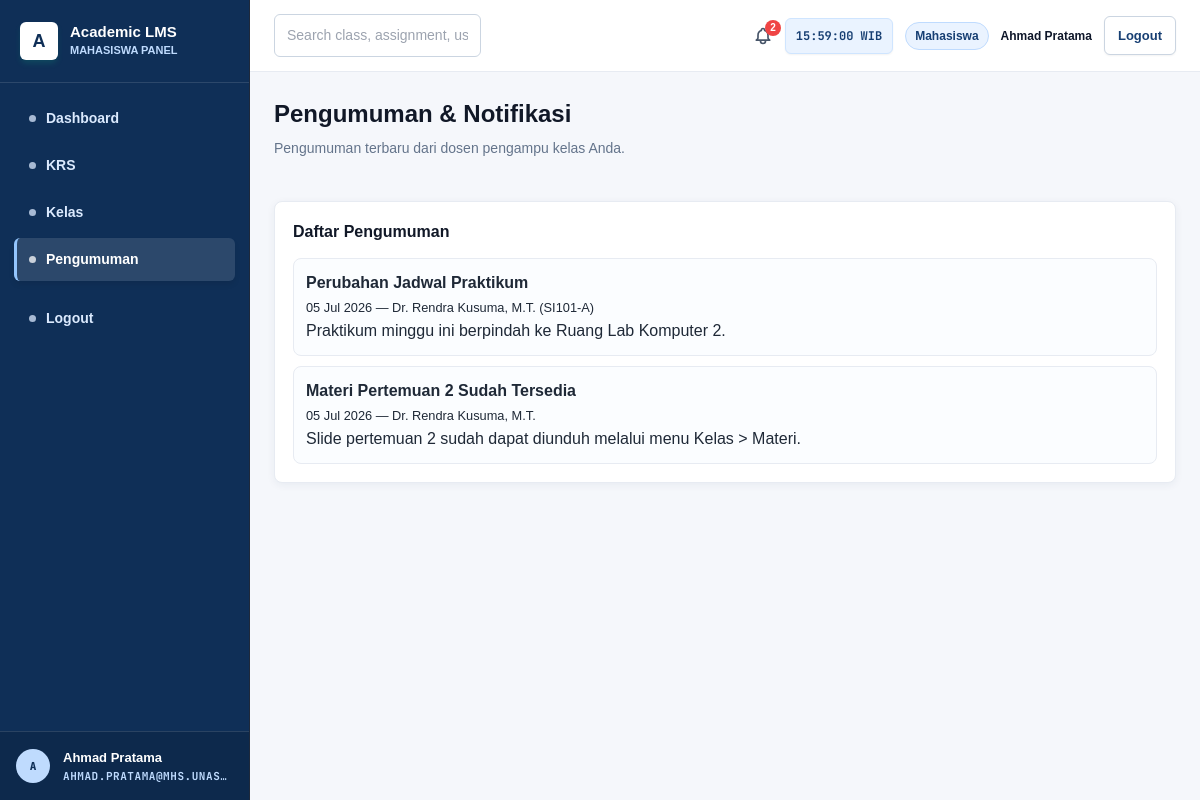
/mahasiswa/pengumuman.php (signed in), run on the app's committed database.
### tables this page shows
CREATE TABLE IF NOT EXISTS pengumuman (
  id INT AUTO_INCREMENT PRIMARY KEY,
  dosen_id INT NOT NULL,
  kelas_id INT DEFAULT NULL,
  judul VARCHAR(255) NOT NULL,
  isi TEXT NOT NULL,
  tanggal DATE NOT NULL,
  created_at TIMESTAMP DEFAULT CURRENT_TIMESTAMP,
  FOREIGN KEY (dosen_id) REFERENCES dosen(id) ON DELETE CASCADE,
  FOREIGN KEY (kelas_id) REFERENCES kelas(id) ON DELETE CASCADE
);

CREATE TABLE IF NOT EXISTS kelas (
  id INT AUTO_INCREMENT PRIMARY KEY,
  matakuliah_id INT NOT NULL,
  dosen_id INT,
  kode_kelas VARCHAR(50) NOT NULL UNIQUE,
  semester INT NOT NULL,
  tahun_akademik VARCHAR(20) DEFAULT '2025/2026',
  hari VARCHAR(20) NOT NULL,
  jam_mulai TIME NOT NULL,
  jam_selesai TIME NOT NULL,
  ruangan VARCHAR(100) NOT NULL,
  kapasitas INT NOT NULL DEFAULT 40,
  jumlah_mahasiswa INT DEFAULT 0,
  FOREIGN KEY (matakuliah_id) REFERENCES matakuliah(id) ON DELETE CASCADE,
  FOREIGN KEY (dosen_id) REFERENCES dosen(id) ON DELETE SET NULL
);

### mahasiswa/pengumuman.php (the view, shortened to what this page needs)
<?php
require_once __DIR__ . '/../auth/check_auth.php';
$mhs_id = $_SESSION['mahasiswa_id'] ?? 0;
$stmtList = $pdo->prepare("
    SELECT DISTINCT p.*, u.nama_lengkap AS nama_dosen, k.kode_kelas
    FROM pengumuman p
    JOIN dosen d ON p.dosen_id = d.id
    JOIN users u ON d.user_id = u.id
    LEFT JOIN kelas k ON p.kelas_id = k.id
    WHERE (p.kelas_id IN (SELECT kelas_id FROM krs WHERE mahasiswa_id = :mhs1))
       OR (p.kelas_id IS NULL AND p.dosen_id IN (
              SELECT kls.dosen_id FROM krs
              JOIN kelas kls ON krs.kelas_id = kls.id
              WHERE krs.mahasiswa_id = :mhs2 AND kls.dosen_id IS NOT NULL))
    ORDER BY p.created_at DESC
    LIMIT 50
");
$stmtList->execute(['mhs1' => $mhs_id, 'mhs2' => $mhs_id]);
$announcements = $stmtList->fetchAll();
?>
<!DOCTYPE html>
<html lang="id">
<head>
    <script src="https://cdn.tailwindcss.com"></script>
    <link rel="stylesheet" href="../assets/css/app.css">
</head>
<body class="bg-slate-50">
<?php include __DIR__ . '/../components/sidebar.php'; ?>
<div class="main-content">
    <?php include __DIR__ . '/../components/header.php'; ?>
    <main class="page-container">
        <div class="page-header">
            <div>
                <h1 class="page-title">Pengumuman & Notifikasi</h1>
                <p class="page-subtitle">Pengumuman terbaru dari dosen pengampu kelas Anda.</p>
            </div>
        </div>
        <div class="card">
            <h3 class="card-title">Daftar Pengumuman</h3>
            <div class="mini-list">
                <?php if (empty($announcements)): ?>
                    <div class="text-center py-8 text-slate-400 font-mono text-xs">Belum ada pengumuman dari dosen Anda.</div>
                <?php else: ?>
                    <?php foreach($announcements as $a): ?>
                        <div class="mini-item">
                            <b><?= htmlspecialchars($a['judul']) ?></b>
                            <br><small><?= date('d M Y', strtotime($a['tanggal'])) ?> — <?= htmlspecialchars($a['nama_dosen']) ?><?= $a['kode_kelas'] ? ' (' . htmlspecialchars($a['kode_kelas']) . ')' : '' ?></small>
                            <p><?= nl2br(htmlspecialchars($a['isi'])) ?></p>
                        </div>
                    <?php endforeach; ?>
                <?php endif; ?>
            </div>
        </div>
    </main>
</div>
</body>
</html>

### assets/css/app.css (style rules this page uses)
body { font-family: 'Inter', sans-serif; color: #1e293b; background-color: #f8fafc; margin: 0; padding: 0; min-height: 100vh; display: flex; flex-direction: column; }
@media (min-width: 1024px) { body { flex-direction: row; } }
.card { background-color: #ffffff; border: 1px solid #e2e8f0; border-radius: 1rem; padding: 1.25rem; box-shadow: 0 1px 3px 0 rgba(0, 0, 0, 0.05), 0 1px 2px 0 rgba(0, 0, 0, 0.03); transition: all 0.2s ease-in-out; }
.main-content { flex: 1 1 0%; display: flex; flex-direction: column; min-height: 100vh; }
.page-container { padding: 1.5rem; display: flex; flex-direction: column; gap: 1.5rem; flex: 1 1 0%; max-width: 1600px; width: 100%; margin-left: auto; margin-right: auto; box-sizing: border-box; }
.page-header { display: flex; flex-direction: column; gap: 1rem; }
@media (min-width: 768px) { .page-header { flex-direction: row; align-items: center; justify-content: space-between; } }
.page-title { font-size: 1.5rem; font-family: 'Space Grotesk', sans-serif; font-weight: 700; color: #0f172a; letter-spacing: -0.025em; text-transform: uppercase; margin: 0; }
.page-subtitle { font-size: 0.75rem; color: #64748b; font-weight: 500; margin-top: 0.25rem; margin-bottom: 0; }
.card-title { font-family: 'Space Grotesk', sans-serif; font-weight: 700; color: #0f172a; font-size: 0.875rem; text-transform: uppercase; margin: 0 0 1rem 0; }
:root { --blue-900: #0f2f57; --blue-800: #173f73; --blue-700: #1d5fa7; --blue-100: #eaf3ff; --gray-50: #f5f7fb; --gray-100: #e7ebf2; --gray-500: #64748b; --gray-800: #1f2937; --green: #16a34a; --orange: #f59e0b; --red: #dc2626; }
* { box-sizing: border-box; }
body { font-family: Arial, Helvetica, sans-serif; background: var(--gray-50); color: var(--gray-800); display: flex; min-height: 100vh; }
.main-content { min-width: 0; flex: 1; background: var(--gray-50); }
.page-container { padding: 24px; max-width: 1400px; margin: 0 auto; width: 100%; }
.page-header { display: flex; justify-content: space-between; gap: 16px; align-items: flex-start; margin-bottom: 18px; }
.page-title { margin: 0; font-size: 24px; color: #111827; font-family: Arial, Helvetica, sans-serif; text-transform: none; letter-spacing: 0; }
.page-subtitle { margin: 6px 0 0; color: var(--gray-500); font-size: 14px; }
.stat-card, .card { background: #ffffff; border: 1px solid var(--gray-100); border-radius: 8px; box-shadow: 0 2px 8px rgba(15, 47, 87, .06); }
.card { padding: 18px; margin-bottom: 18px; }
.card-title { margin: 0 0 14px; font-size: 16px; color: #111827; font-family: Arial, Helvetica, sans-serif; text-transform: none; }
.mini-list { display: grid; gap: 10px; }
.mini-item { border: 1px solid var(--gray-100); border-radius: 8px; padding: 12px; background: #fbfdff; }

### data on the page
pengumuman: judul "Perubahan Jadwal Praktikum", tanggal "05 Jul 2026", nama_dosen "Dr. Rendra Kusuma, M.T.", kelas.kode_kelas "SI101-A", isi "Praktikum minggu ini berpindah ke Ruang Lab Komputer 2."
pengumuman: judul "Materi Pertemuan 2 Sudah Tersedia", tanggal "05 Jul 2026", nama_dosen "Dr. Rendra Kusuma, M.T.", isi "Slide pertemuan 2 sudah dapat diunduh melalui menu Kelas > Materi."

### other printed values
$current_role "MAHASISWA"
$item[0] "Dashboard"
$item[0] "KRS"
$item[0] "Kelas"
$item[0] "Pengumuman"
substr($_SESSION['nama_lengkap'] ?? 'U', 0, 1) "A"
$_SESSION['nama_lengkap'] "Ahmad Pratama"
$_SESSION['email'] "AHMAD.PRATAMA@MHS.UNAS…"
$notif_count "2"
$current_role "Mahasiswa"
$user_display_name "Ahmad Pratama"
